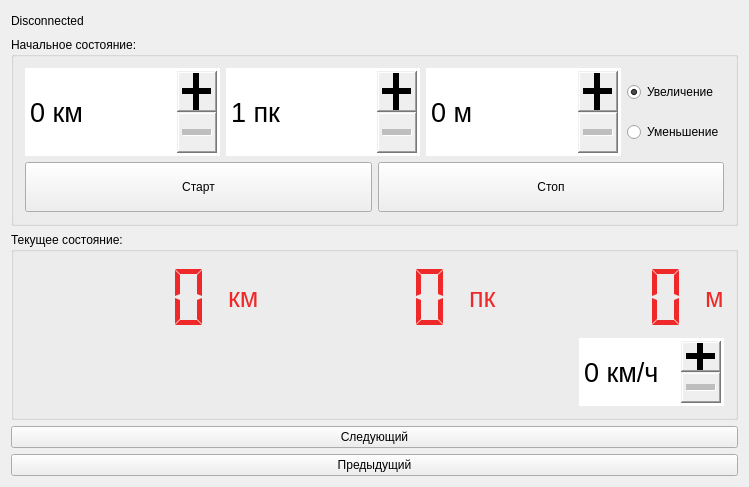
<?xml version="1.0" encoding="UTF-8"?>
<ui version="4.0">
 <class>Widget</class>
 <widget class="QWidget" name="Widget">
  <property name="geometry">
   <rect>
    <x>0</x>
    <y>0</y>
    <width>749</width>
    <height>487</height>
   </rect>
  </property>
  <property name="windowTitle">
   <string>Widget</string>
  </property>
  <layout class="QVBoxLayout" name="verticalLayout_2">
   <item>
    <layout class="QHBoxLayout" name="horizontalLayout_2">
     <item>
      <widget class="QLabel" name="connectionLabel">
       <property name="text">
        <string>Disconnected</string>
       </property>
      </widget>
     </item>
     <item>
      <spacer name="horizontalSpacer_3">
       <property name="orientation">
        <enum>Qt::Horizontal</enum>
       </property>
       <property name="sizeHint" stdset="0">
        <size>
         <width>40</width>
         <height>20</height>
        </size>
       </property>
      </spacer>
     </item>
    </layout>
   </item>
   <item>
    <widget class="QGroupBox" name="groupBox_2">
     <property name="title">
      <string>Начальное состояние:</string>
     </property>
     <layout class="QVBoxLayout" name="verticalLayout_6">
      <item>
       <layout class="QHBoxLayout" name="horizontalLayout_3">
        <item>
         <widget class="QSpinBox" name="startKmSpinBox">
          <property name="sizePolicy">
           <sizepolicy hsizetype="Expanding" vsizetype="Expanding">
            <horstretch>0</horstretch>
            <verstretch>0</verstretch>
           </sizepolicy>
          </property>
          <property name="font">
           <font>
            <pointsize>20</pointsize>
           </font>
          </property>
          <property name="focusPolicy">
           <enum>Qt::NoFocus</enum>
          </property>
          <property name="styleSheet">
           <string notr="true">QSpinBox::up-button { width: 40; }
QSpinBox::down-button { width: 40; }</string>
          </property>
          <property name="frame">
           <bool>true</bool>
          </property>
          <property name="buttonSymbols">
           <enum>QAbstractSpinBox::PlusMinus</enum>
          </property>
          <property name="showGroupSeparator" stdset="0">
           <bool>false</bool>
          </property>
          <property name="suffix">
           <string> км</string>
          </property>
          <property name="maximum">
           <number>10000</number>
          </property>
         </widget>
        </item>
        <item>
         <widget class="QSpinBox" name="startPkSpinBox">
          <property name="sizePolicy">
           <sizepolicy hsizetype="Expanding" vsizetype="Expanding">
            <horstretch>0</horstretch>
            <verstretch>0</verstretch>
           </sizepolicy>
          </property>
          <property name="font">
           <font>
            <pointsize>20</pointsize>
           </font>
          </property>
          <property name="focusPolicy">
           <enum>Qt::NoFocus</enum>
          </property>
          <property name="styleSheet">
           <string notr="true">QSpinBox::up-button { width: 40; }
QSpinBox::down-button { width: 40; }</string>
          </property>
          <property name="frame">
           <bool>true</bool>
          </property>
          <property name="buttonSymbols">
           <enum>QAbstractSpinBox::PlusMinus</enum>
          </property>
          <property name="showGroupSeparator" stdset="0">
           <bool>false</bool>
          </property>
          <property name="suffix">
           <string> пк</string>
          </property>
          <property name="minimum">
           <number>1</number>
          </property>
          <property name="maximum">
           <number>10</number>
          </property>
         </widget>
        </item>
        <item>
         <widget class="QSpinBox" name="startMSpinBox">
          <property name="sizePolicy">
           <sizepolicy hsizetype="Expanding" vsizetype="Expanding">
            <horstretch>0</horstretch>
            <verstretch>0</verstretch>
           </sizepolicy>
          </property>
          <property name="font">
           <font>
            <pointsize>20</pointsize>
           </font>
          </property>
          <property name="focusPolicy">
           <enum>Qt::NoFocus</enum>
          </property>
          <property name="styleSheet">
           <string notr="true">QSpinBox::up-button { width: 40; }
QSpinBox::down-button { width: 40; }</string>
          </property>
          <property name="frame">
           <bool>true</bool>
          </property>
          <property name="buttonSymbols">
           <enum>QAbstractSpinBox::PlusMinus</enum>
          </property>
          <property name="keyboardTracking">
           <bool>true</bool>
          </property>
          <property name="showGroupSeparator" stdset="0">
           <bool>false</bool>
          </property>
          <property name="suffix">
           <string> м</string>
          </property>
         </widget>
        </item>
        <item>
         <layout class="QVBoxLayout" name="verticalLayout">
          <item>
           <widget class="QRadioButton" name="increaseRadioButton">
            <property name="text">
             <string>Увеличение</string>
            </property>
            <property name="checked">
             <bool>true</bool>
            </property>
           </widget>
          </item>
          <item>
           <widget class="QRadioButton" name="decreaseRadioButton">
            <property name="text">
             <string>Уменьшение</string>
            </property>
           </widget>
          </item>
         </layout>
        </item>
       </layout>
      </item>
      <item>
       <layout class="QHBoxLayout" name="horizontalLayout_5">
        <item>
         <widget class="QPushButton" name="startRegistrationButton">
          <property name="minimumSize">
           <size>
            <width>0</width>
            <height>50</height>
           </size>
          </property>
          <property name="text">
           <string>Старт</string>
          </property>
         </widget>
        </item>
        <item>
         <widget class="QPushButton" name="stopRegistrationButton">
          <property name="minimumSize">
           <size>
            <width>0</width>
            <height>50</height>
           </size>
          </property>
          <property name="text">
           <string>Стоп</string>
          </property>
         </widget>
        </item>
       </layout>
      </item>
     </layout>
    </widget>
   </item>
   <item>
    <widget class="QGroupBox" name="groupBox">
     <property name="title">
      <string>Текущее состояние:</string>
     </property>
     <layout class="QVBoxLayout" name="verticalLayout_5">
      <item>
       <layout class="QHBoxLayout" name="horizontalLayout">
        <item>
         <widget class="QLCDNumber" name="currentKmLcd">
          <property name="sizePolicy">
           <sizepolicy hsizetype="Expanding" vsizetype="Expanding">
            <horstretch>0</horstretch>
            <verstretch>0</verstretch>
           </sizepolicy>
          </property>
          <property name="autoFillBackground">
           <bool>false</bool>
          </property>
          <property name="styleSheet">
           <string notr="true">color: rgb(239, 41, 41);</string>
          </property>
          <property name="frameShape">
           <enum>QFrame::NoFrame</enum>
          </property>
          <property name="frameShadow">
           <enum>QFrame::Plain</enum>
          </property>
          <property name="segmentStyle">
           <enum>QLCDNumber::Flat</enum>
          </property>
         </widget>
        </item>
        <item>
         <widget class="QLabel" name="label_3">
          <property name="palette">
           <palette>
            <active>
             <colorrole role="WindowText">
              <brush brushstyle="SolidPattern">
               <color alpha="255">
                <red>239</red>
                <green>41</green>
                <blue>41</blue>
               </color>
              </brush>
             </colorrole>
             <colorrole role="Text">
              <brush brushstyle="SolidPattern">
               <color alpha="255">
                <red>239</red>
                <green>41</green>
                <blue>41</blue>
               </color>
              </brush>
             </colorrole>
            </active>
            <inactive>
             <colorrole role="WindowText">
              <brush brushstyle="SolidPattern">
               <color alpha="255">
                <red>239</red>
                <green>41</green>
                <blue>41</blue>
               </color>
              </brush>
             </colorrole>
             <colorrole role="Text">
              <brush brushstyle="SolidPattern">
               <color alpha="255">
                <red>239</red>
                <green>41</green>
                <blue>41</blue>
               </color>
              </brush>
             </colorrole>
            </inactive>
            <disabled>
             <colorrole role="WindowText">
              <brush brushstyle="SolidPattern">
               <color alpha="255">
                <red>190</red>
                <green>190</green>
                <blue>190</blue>
               </color>
              </brush>
             </colorrole>
             <colorrole role="Text">
              <brush brushstyle="SolidPattern">
               <color alpha="255">
                <red>190</red>
                <green>190</green>
                <blue>190</blue>
               </color>
              </brush>
             </colorrole>
            </disabled>
           </palette>
          </property>
          <property name="font">
           <font>
            <pointsize>20</pointsize>
           </font>
          </property>
          <property name="text">
           <string>км</string>
          </property>
         </widget>
        </item>
        <item>
         <widget class="QLCDNumber" name="currentPkLcd">
          <property name="sizePolicy">
           <sizepolicy hsizetype="Expanding" vsizetype="Expanding">
            <horstretch>0</horstretch>
            <verstretch>0</verstretch>
           </sizepolicy>
          </property>
          <property name="autoFillBackground">
           <bool>false</bool>
          </property>
          <property name="styleSheet">
           <string notr="true">color: rgb(239, 41, 41);</string>
          </property>
          <property name="frameShape">
           <enum>QFrame::NoFrame</enum>
          </property>
          <property name="frameShadow">
           <enum>QFrame::Plain</enum>
          </property>
          <property name="segmentStyle">
           <enum>QLCDNumber::Flat</enum>
          </property>
         </widget>
        </item>
        <item>
         <widget class="QLabel" name="label_4">
          <property name="palette">
           <palette>
            <active>
             <colorrole role="WindowText">
              <brush brushstyle="SolidPattern">
               <color alpha="255">
                <red>239</red>
                <green>41</green>
                <blue>41</blue>
               </color>
              </brush>
             </colorrole>
             <colorrole role="Text">
              <brush brushstyle="SolidPattern">
               <color alpha="255">
                <red>239</red>
                <green>41</green>
                <blue>41</blue>
               </color>
              </brush>
             </colorrole>
            </active>
            <inactive>
             <colorrole role="WindowText">
              <brush brushstyle="SolidPattern">
               <color alpha="255">
                <red>239</red>
                <green>41</green>
                <blue>41</blue>
               </color>
              </brush>
             </colorrole>
             <colorrole role="Text">
              <brush brushstyle="SolidPattern">
               <color alpha="255">
                <red>239</red>
                <green>41</green>
                <blue>41</blue>
               </color>
              </brush>
             </colorrole>
            </inactive>
            <disabled>
             <colorrole role="WindowText">
              <brush brushstyle="SolidPattern">
               <color alpha="255">
                <red>190</red>
                <green>190</green>
                <blue>190</blue>
               </color>
              </brush>
             </colorrole>
             <colorrole role="Text">
              <brush brushstyle="SolidPattern">
               <color alpha="255">
                <red>190</red>
                <green>190</green>
                <blue>190</blue>
               </color>
              </brush>
             </colorrole>
            </disabled>
           </palette>
          </property>
          <property name="font">
           <font>
            <pointsize>20</pointsize>
           </font>
          </property>
          <property name="text">
           <string>пк</string>
          </property>
         </widget>
        </item>
        <item>
         <widget class="QLCDNumber" name="currentMLcd">
          <property name="sizePolicy">
           <sizepolicy hsizetype="Expanding" vsizetype="Expanding">
            <horstretch>0</horstretch>
            <verstretch>0</verstretch>
           </sizepolicy>
          </property>
          <property name="autoFillBackground">
           <bool>false</bool>
          </property>
          <property name="styleSheet">
           <string notr="true">color: rgb(239, 41, 41);</string>
          </property>
          <property name="frameShape">
           <enum>QFrame::NoFrame</enum>
          </property>
          <property name="frameShadow">
           <enum>QFrame::Plain</enum>
          </property>
          <property name="segmentStyle">
           <enum>QLCDNumber::Flat</enum>
          </property>
         </widget>
        </item>
        <item>
         <widget class="QLabel" name="label_5">
          <property name="palette">
           <palette>
            <active>
             <colorrole role="WindowText">
              <brush brushstyle="SolidPattern">
               <color alpha="255">
                <red>239</red>
                <green>41</green>
                <blue>41</blue>
               </color>
              </brush>
             </colorrole>
             <colorrole role="Text">
              <brush brushstyle="SolidPattern">
               <color alpha="255">
                <red>239</red>
                <green>41</green>
                <blue>41</blue>
               </color>
              </brush>
             </colorrole>
            </active>
            <inactive>
             <colorrole role="WindowText">
              <brush brushstyle="SolidPattern">
               <color alpha="255">
                <red>239</red>
                <green>41</green>
                <blue>41</blue>
               </color>
              </brush>
             </colorrole>
             <colorrole role="Text">
              <brush brushstyle="SolidPattern">
               <color alpha="255">
                <red>239</red>
                <green>41</green>
                <blue>41</blue>
               </color>
              </brush>
             </colorrole>
            </inactive>
            <disabled>
             <colorrole role="WindowText">
              <brush brushstyle="SolidPattern">
               <color alpha="255">
                <red>190</red>
                <green>190</green>
                <blue>190</blue>
               </color>
              </brush>
             </colorrole>
             <colorrole role="Text">
              <brush brushstyle="SolidPattern">
               <color alpha="255">
                <red>190</red>
                <green>190</green>
                <blue>190</blue>
               </color>
              </brush>
             </colorrole>
            </disabled>
           </palette>
          </property>
          <property name="font">
           <font>
            <pointsize>20</pointsize>
           </font>
          </property>
          <property name="text">
           <string>м</string>
          </property>
         </widget>
        </item>
       </layout>
      </item>
      <item>
       <layout class="QHBoxLayout" name="horizontalLayout_4">
        <item>
         <spacer name="horizontalSpacer">
          <property name="orientation">
           <enum>Qt::Horizontal</enum>
          </property>
          <property name="sizeHint" stdset="0">
           <size>
            <width>40</width>
            <height>20</height>
           </size>
          </property>
         </spacer>
        </item>
        <item>
         <widget class="QSpinBox" name="currentSpeedSpinBox">
          <property name="sizePolicy">
           <sizepolicy hsizetype="Minimum" vsizetype="Expanding">
            <horstretch>0</horstretch>
            <verstretch>0</verstretch>
           </sizepolicy>
          </property>
          <property name="font">
           <font>
            <pointsize>20</pointsize>
           </font>
          </property>
          <property name="focusPolicy">
           <enum>Qt::NoFocus</enum>
          </property>
          <property name="styleSheet">
           <string notr="true">QSpinBox::up-button { width: 40; }
QSpinBox::down-button { width: 40; }</string>
          </property>
          <property name="frame">
           <bool>true</bool>
          </property>
          <property name="buttonSymbols">
           <enum>QAbstractSpinBox::PlusMinus</enum>
          </property>
          <property name="showGroupSeparator" stdset="0">
           <bool>false</bool>
          </property>
          <property name="suffix">
           <string> км/ч</string>
          </property>
          <property name="minimum">
           <number>0</number>
          </property>
          <property name="maximum">
           <number>40</number>
          </property>
         </widget>
        </item>
       </layout>
      </item>
     </layout>
    </widget>
   </item>
   <item>
    <widget class="QPushButton" name="nextButton">
     <property name="text">
      <string>Следующий</string>
     </property>
    </widget>
   </item>
   <item>
    <widget class="QPushButton" name="prevButton">
     <property name="text">
      <string>Предыдущий</string>
     </property>
    </widget>
   </item>
  </layout>
 </widget>
 <layoutdefault spacing="6" margin="11"/>
 <resources/>
 <connections/>
</ui>
